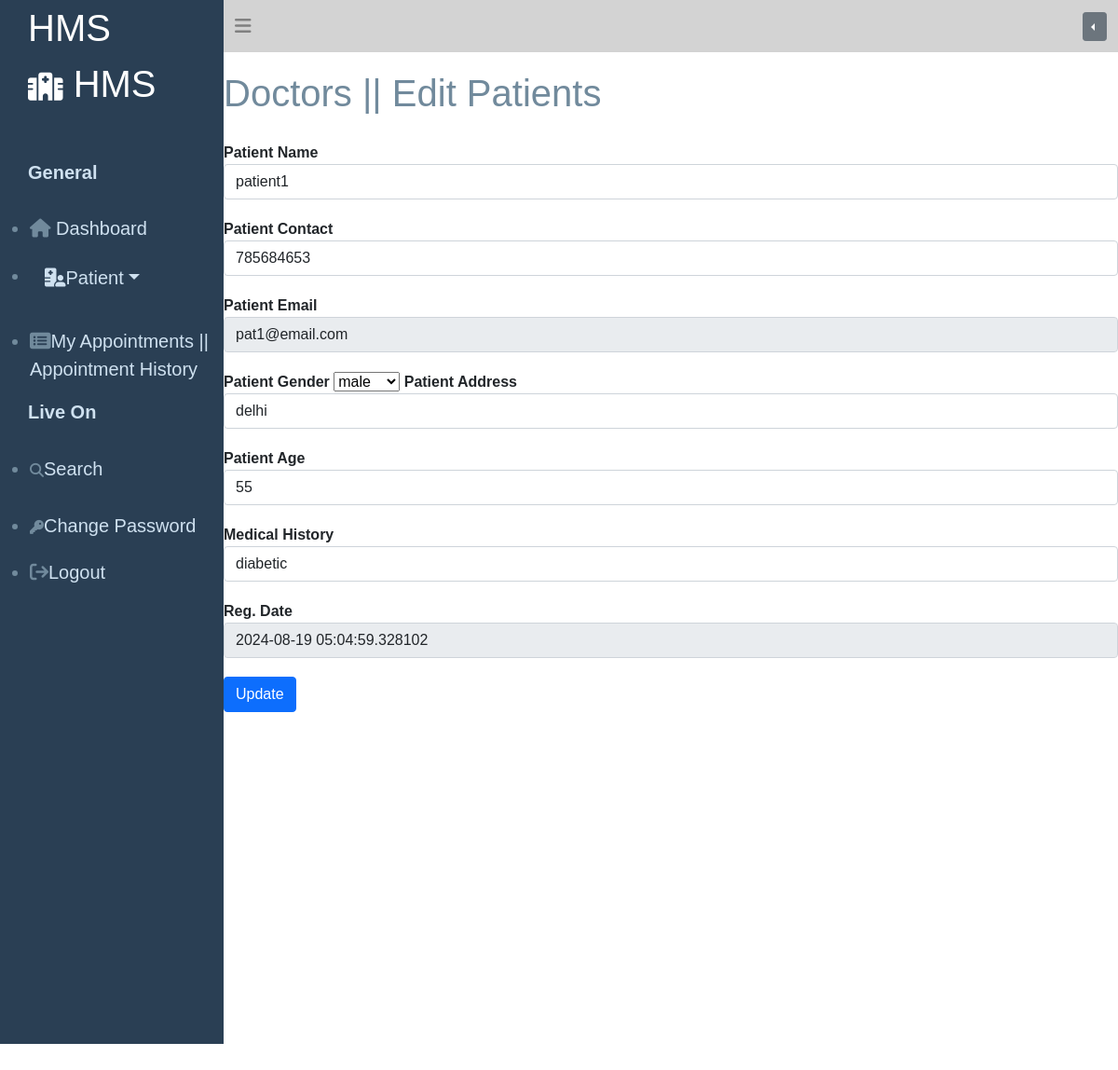
The page /doctors/edit_patient.php?id=1 (signed in) on the database its author committed.
### tables this page shows
CREATE TABLE `patients` (
  `id` int(11) NOT NULL,
  `doctor_name` varchar(40) NOT NULL,
  `patient_name` varchar(40) NOT NULL,
  `patient_contact` bigint(10) NOT NULL,
  `email` varchar(30) NOT NULL,
  `patient_gender` varchar(20) NOT NULL,
  `patient_address` text NOT NULL,
  `patient_age` bigint(3) NOT NULL,
  `medical_history` text NOT NULL,
  `creation_date` timestamp(6) NOT NULL DEFAULT current_timestamp(6) ON UPDATE current_timestamp(6)
);

### logic.php (called while the page is built, shortened)
<?php
class mydb{
  function dbconct(){
      $this->host="127.0.0.1";
      $this->username="root";
      $this->password="";
      $this->dbname="hosp";
      $myconn=new mysqli($this->host,$this->username,$this->password,$this->dbname);
      return $myconn;
        }
  }
  class myselectquery1 extends mydb{
    public function slctdt1($table1,$condition1){
      $data1="SELECT * FROM $table1 WHERE $condition1";
      $slct_query1=$this->dbconct()->query($data1);
      if($slct_query1->num_rows>0){
        while($getrow=$slct_query1->fetch_assoc()){
          $getresult[]=$getrow;
        }
        return $getresult;
      }
    }
  }
?>

### doctors/edit_patient.php (the view, shortened to what this page needs)
<!DOCTYPE html>
<html lang="en">
<head>
  <link rel="stylesheet" href="../style.css">
  <link rel="stylesheet" href="https://cdnjs.cloudflare.com/ajax/libs/font-awesome/6.6.0/css/all.min.css" />
  <link href="https://cdn.jsdelivr.net/npm/bootstrap@5.0.2/dist/css/bootstrap.min.css" rel="stylesheet">
</head>
<body>
<div class="sidebar">
<div class="head">HMS</div>
  <?php
  include "../logic.php";
  include "sidebar.php";
   ?>
</div>
<div class="navb">
  <div class="bar">
<?php include "header.php"; ?>
</div>
<div class="data">
<h1 style="color:rgb(113,138,156); margin-top:20px;">Doctors || Edit Patients</h1>
<div class="edp">
<?php
if(isset($_GET['id'])){
  $id=$_GET['id'];
$myobj=new myselectquery1();
$table1="patients";
$condition1="id='$id'";
$slct=$myobj->slctdt1($table1,$condition1);
if(isset($slct[0])){
  foreach($slct as $output){
    echo '
<input type="hidden" value="'.$output['email'].'" name="uemail">
<label>Patient Name</label>
<input type="text" class="form-control" id="pname" name="pname" value="'.$output['patient_name'].'">
<label>Patient Contact</label>
<input type="text" class="form-control" name="pcont" id="pcont" value="'.$output['patient_contact'].'">
<label>Patient Email</label>
<input type="text" class="form-control" name="pemail" id="pemail" disabled value="'.$output['email'].'">
<label>Patient Gender</label>
<select name="pgender" id="pgender" value="'.$output['patient_gender'].'">
  <option value="male">male</option>
  <option value="female">female</option>
</select>
<label>Patient Address</label>
<input type="text" class="form-control" name="padrs" id="padrs" value="'.$output['patient_address'].'">
<label>Patient Age</label>
<input type="text" class="form-control" name="page" id="page" value="'.$output['patient_age'].'">
<label>Medical History</label>
<input type="text" class="form-control" name="medhist" id="medhist" value="'.$output['medical_history'].'">
<label>Reg. Date</label>
<input type="text" class="form-control" name="pdate" id="pdate" disabled value="'.$output['creation_date'].'">
<input type="submit" style="margin-top:20px;" class="btn btn-primary" value="Update" onclick="update(this.value)">
    ';
  }
}
}
?>
</div>
</div>
</div>
</body>
</html>

### style.css (style rules this page uses)
* { margin:0; padding:0; font-family: Arial, Helvetica, sans-serif; }
.sidebar { color:rgb(113, 138, 156); width:20%; height: 70rem; float:left; background-color:rgb(42, 63, 84); }
.head { color:white; font-size: 40px; margin-left:30px; }
.navb { width:80%; height:60rem; float: left; }
.edp label { font-weight: bold; margin-top:20px; }

### rows shown on the page
patients: pname "patient1", pcont "785684653", pemail "pat1@email.com", pgender "male", padrs "delhi", page "55", medhist "diabetic", pdate "2024-08-19 05:04:59.328102"
